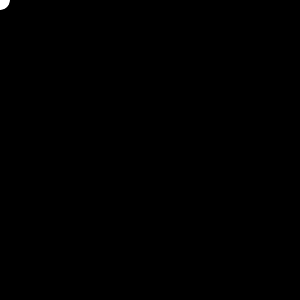
Frame 1 (no input)
Frame 60 (the mouse pressed at the canvas centre just before this capture): identical to frame 1, image omitted
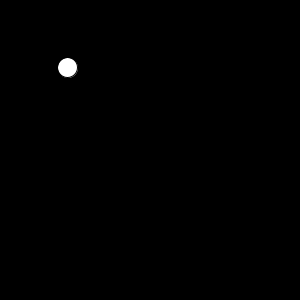
Frame 120 (the mouse held since frame 60 and released just before this capture)

The Processing sketch that drew these frames (run headless with seeded random() and noise(); from frame 60 on, the mouse is pressed at the canvas centre):

// Processing sketch: circleToMouse
// ── circleToMouse.pde
float x = 0;
float y = 0;

void setup(){
  size(300,300);
  smooth();
}

void draw(){
  
  background(0);
  
  x = .99*x + .01*mouseX;
  y = .99*y + .01*mouseY;
  
  ellipse(x,y,20,20);
  
}
